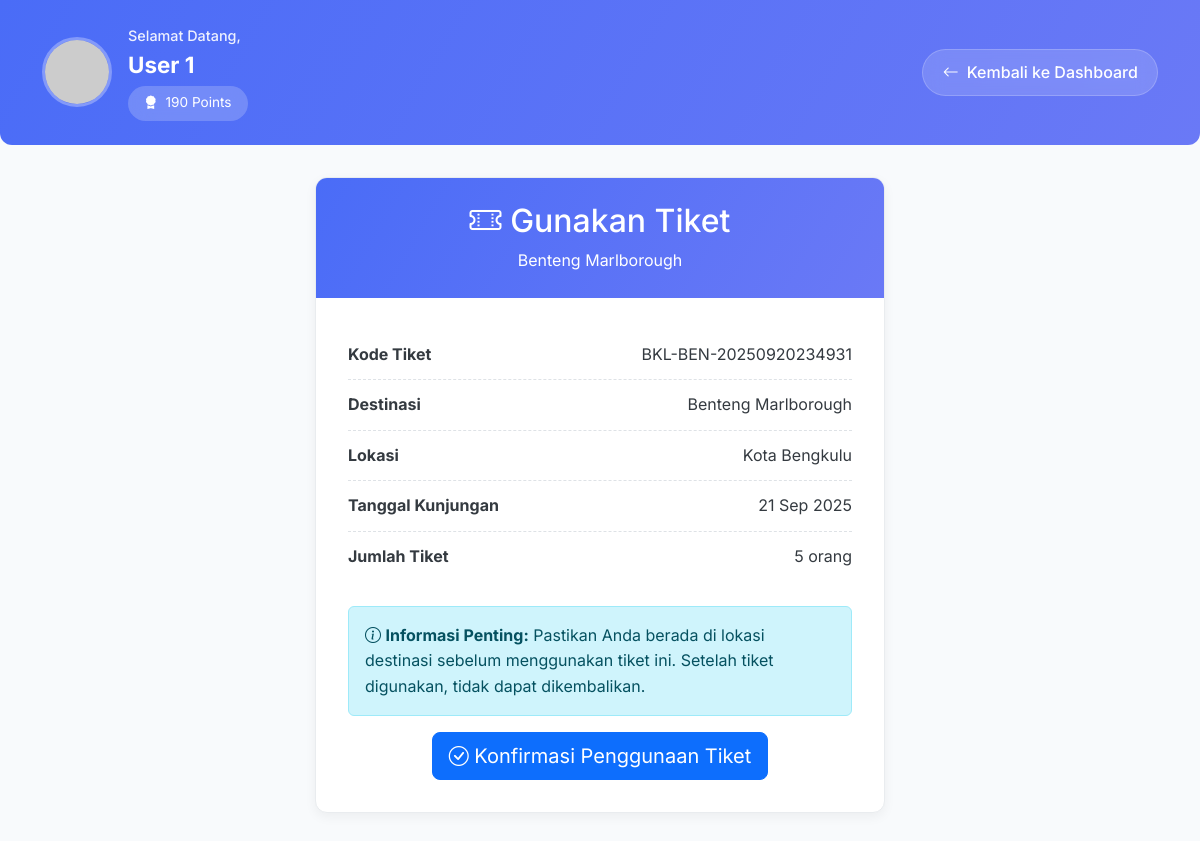
/user/use_ticket.php?id=15 (signed in), run on the app's committed database.
### tables this page shows
CREATE TABLE `tickets` (
  `id` int(11) NOT NULL,
  `user_id` int(11) DEFAULT NULL,
  `destination_id` int(11) DEFAULT NULL,
  `code` varchar(50) NOT NULL,
  `visit_date` date DEFAULT NULL,
  `quantity` int(11) DEFAULT NULL,
  `total_price` decimal(10,2) DEFAULT NULL,
  `status` enum('pending','paid','cancelled') DEFAULT 'pending',
  `created_at` timestamp NOT NULL DEFAULT current_timestamp(),
  `used_at` datetime DEFAULT NULL
);

CREATE TABLE `destinations` (
  `id` int(11) NOT NULL,
  `name` varchar(100) NOT NULL,
  `description` text DEFAULT NULL,
  `location` varchar(100) DEFAULT NULL,
  `price` decimal(10,2) NOT NULL,
  `category` varchar(50) DEFAULT NULL,
  `image` varchar(255) DEFAULT NULL,
  `rating` float DEFAULT 0,
  `facilities` text DEFAULT NULL,
  `activities` text DEFAULT NULL,
  `created_at` timestamp NOT NULL DEFAULT current_timestamp(),
  `is_featured` tinyint(1) DEFAULT 0
);

### user/use_ticket.php (the view, shortened to what this page needs)
<?php
require_once '../config/database.php';
$ticket_id = $_GET['id'];
$user_id = $_SESSION['user']['id'];
$stmt = $pdo->prepare("
    SELECT t.*, d.name as destination_name, d.location
    FROM tickets t
    JOIN destinations d ON t.destination_id = d.id
    WHERE t.id = ? AND t.user_id = ?
");
$stmt->execute([$ticket_id, $user_id]);
$ticket = $stmt->fetch();
?>
<!DOCTYPE html>
<html lang="id">
<head>
    <link href="https://cdn.jsdelivr.net/npm/bootstrap@5.3.0/dist/css/bootstrap.min.css" rel="stylesheet">
    <link rel="stylesheet" href="https://cdn.jsdelivr.net/npm/bootstrap-icons@1.10.0/font/bootstrap-icons.css">
</head>
<body>
    <header class="dashboard-header">
        <div class="container">
            <div class="header-container">
                <div class="user-info">
                    <img src="https://randomuser.me/api/portraits/men/32.jpg" alt="User Avatar" class="user-avatar">
                    <div class="flex-grow-1">
                        <div class="welcome-text">Selamat Datang,</div>
                        <div class="user-name"><?= htmlspecialchars($_SESSION['user']['name']) ?></div>
                        <div class="user-points">
                            <i class="bi bi-award-fill"></i>
                            <span><?= $_SESSION['user']['points'] ?> Points</span>
                        </div>
                    </div>
                </div>
                <a href="dashboard.php" class="back-btn">
                    <i class="bi bi-arrow-left"></i>
                    <span>Kembali ke Dashboard</span>
                </a>
            </div>
        </div>
    </header>
    <div class="use-ticket-container">
        <div class="use-ticket-card">
            <div class="use-ticket-header">
                <h2><i class="bi bi-ticket-perforated"></i> Gunakan Tiket</h2>
                <p class="mb-0"><?= htmlspecialchars($ticket['destination_name']) ?></p>
            </div>
            <div class="use-ticket-body">
                <?php if (isset($success)): ?>
                    <div class="success-animation">
                        <i class="bi bi-check-circle-fill"></i>
                    </div>
                    <div class="alert alert-success text-center">
                        <h4><?= $success ?></h4>
                        <p class="mb-0">Anda mendapatkan <?= $points ?> poin reward!</p>
                    </div>
                    <div class="text-center">
                        <a href="dashboard.php" class="btn btn-primary">Kembali ke Dashboard</a>
                    </div>
                <?php else: ?>
                    <div class="ticket-info">
                        <div class="ticket-info-item">
                            <strong>Kode Tiket</strong>
                            <span><?= htmlspecialchars($ticket['code']) ?></span>
                        </div>
                        <div class="ticket-info-item">
                            <strong>Destinasi</strong>
                            <span><?= htmlspecialchars($ticket['destination_name']) ?></span>
                        </div>
                        <div class="ticket-info-item">
                            <strong>Lokasi</strong>
                            <span><?= htmlspecialchars($ticket['location']) ?></span>
                        </div>
                        <div class="ticket-info-item">
                            <strong>Tanggal Kunjungan</strong>
                            <span><?= date('d M Y', strtotime($ticket['visit_date'])) ?></span>
                        </div>
                        <div class="ticket-info-item">
                            <strong>Jumlah Tiket</strong>
                            <span><?= $ticket['quantity'] ?> orang</span>
                        </div>
                    </div>
                    <div class="alert alert-info">
                        <i class="bi bi-info-circle"></i>
                        <strong>Informasi Penting:</strong> Pastikan Anda berada di lokasi destinasi sebelum menggunakan tiket ini.
                        Setelah tiket digunakan, tidak dapat dikembalikan.
                    </div>
                    <form method="POST">
                        <div class="text-center">
                            <button type="submit" class="btn btn-primary btn-lg">
                                <i class="bi bi-check-circle"></i> Konfirmasi Penggunaan Tiket
                            </button>
                        </div>
                    </form>
                <?php endif; ?>
            </div>
        </div>
    </div>
</body>
</html>

### user/use_ticket.php (style rules this page uses)
:root { --primary-color: #3498db; --primary-light: #ebf5ff; --secondary-color: #2ecc71; --secondary-light: #eefff6; --accent-color: #e74c3c; --warning-color: #f39c12; --warning-light: #fef5e7; --info-color: #17a2b8; --info-light: #e8f4f7; --dark-color: #2c3e50; --light-color: #f8f9fa; --gray-100: #f8f9fa; --gray-200: #e9ecef; --gray-300: #dee2e6; --gray-400: #ced4da; --gray-500: #adb5bd; --gray-600: #6c757d; --gray-700: #495057; --gray-800: #343a40; --gray-900: #212529; --card-shadow: 0 4px 12px rgba(0, 0, 0, 0.05); --card-shadow-hover: 0 8px 24px rgba(0, 0, 0, 0.1); --border-radius: 12px; --transition: all 0.3s ease; }
html { scroll-behavior: smooth; }
body { background-color: #f8fafc; font-family: 'Inter', sans-serif; color: var(--gray-800); line-height: 1.6; }
.dashboard-header { background: linear-gradient(120deg, #4a6cf7, #6a79f6); color: white; padding: 1.5rem 0; margin-bottom: 2rem; border-radius: 0 0 var(--border-radius) var(--border-radius); }
.header-container { display: flex; justify-content: space-between; align-items: center; }
.user-info { display: flex; align-items: center; gap: 1rem; }
.user-avatar { width: 70px; height: 70px; border-radius: 50%; object-fit: cover; border: 3px solid rgba(255, 255, 255, 0.3); }
.welcome-text { font-weight: 500; font-size: 0.9rem; opacity: 0.9; }
.user-name { font-weight: 700; font-size: 1.4rem; margin-bottom: 0.2rem; }
.user-points { display: flex; align-items: center; gap: 0.5rem; background: rgba(255, 255, 255, 0.2); padding: 0.4rem 1rem; border-radius: 20px; font-size: 0.85rem; backdrop-filter: blur(10px); }
.back-btn { background: rgba(255, 255, 255, 0.15); backdrop-filter: blur(10px); border: 1px solid rgba(255, 255, 255, 0.2); color: white; padding: 0.6rem 1.2rem; border-radius: 30px; display: flex; align-items: center; gap: 0.5rem; transition: var(--transition); font-weight: 500; text-decoration: none; }
.use-ticket-container { max-width: 600px; margin: 2rem auto; padding: 0 15px; }
.use-ticket-card { border-radius: var(--border-radius); box-shadow: var(--card-shadow); overflow: hidden; background: white; border: 1px solid var(--gray-200); }
.use-ticket-header { background: linear-gradient(120deg, #4a6cf7, #6a79f6); color: white; padding: 1.5rem; text-align: center; }
.use-ticket-body { padding: 2rem; }
.ticket-info { margin-bottom: 1.5rem; }
.ticket-info-item { display: flex; justify-content: space-between; padding: 0.75rem 0; border-bottom: 1px dashed var(--gray-300); }
.ticket-info-item:last-child { border-bottom: none; }

### data on the page
tickets: destination.name "Benteng Marlborough", code "BKL-BEN-20250920234931", destination.location "Kota Bengkulu", visit_date "21 Sep 2025", quantity "5"

### other printed values
$_SESSION['user']['name'] "User 1"
$_SESSION['user']['points'] "190"
